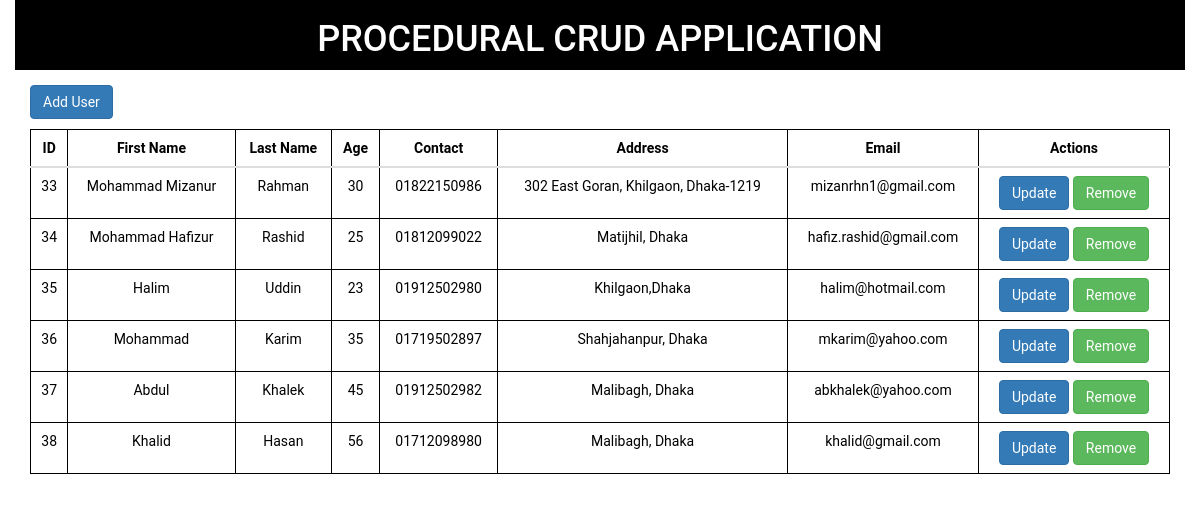
The page / on the database its author committed.
### tables this page shows
CREATE TABLE `users` (
  `id` int(11) NOT NULL,
  `fname` varchar(255) NOT NULL,
  `lname` varchar(255) NOT NULL,
  `age` varchar(255) NOT NULL,
  `contact` varchar(255) NOT NULL,
  `address` varchar(255) NOT NULL,
  `email` varchar(255) NOT NULL,
  `active` int(11) NOT NULL DEFAULT '0'
);

### index.php (the view)
<?php require_once("actions/db_connect.php"); ?>
<?php include("inc/header.php"); ?>
<body>
	<div class="container heading-bg">
		<div class="row">
			<div class="col-md-12 text-center">
				<h1>PROCEDURAL CRUD APPLICATION</h1>
			</div>
		</div>
	</div>
	<div class="container pagebody">
		<div class="row">
			<div class="col-md-12">
				<div class="addUser">
					<a href="create.php" class="btn btn-primary">Add User</a>
				</div>
				<table class="table">
				    <thead>
				      <tr>
				      	<th>ID</th>
				        <th>First Name</th>
				        <th>Last Name</th>
				        <th>Age</th>
				        <th>Contact</th>
				        <th>Address</th>
				        <th>Email</th>
				        <th>Actions</th>
				      </tr>
				    </thead>
				    <tbody>
				    	<?php
				    	 $sql = "SELECT * FROM users WHERE active = 1";
				    	 $result = $dbcon->query($sql);
				    	 if($result->num_rows>0){
				    	 	while($row = $result->fetch_assoc()){
				    	 		echo "<tr>
				    	 		    <td>".$row['id']."</td>
				    	 			<td>".$row['fname']."</td>
				    	 			<td>".$row['lname']."</td>
				    	 			<td>".$row['age']."</td>
				    	 			<td>".$row['contact']."</td>
				    	 			<td>".$row['address']."</td>
				    	 			<td>".$row['email']."</td>
				    	 			<td>
				    	 			<a href='edit.php?id=".$row['id']."' class='btn btn-primary'>Update</a>
				    	 			<a href='remove.php?id=".$row['id']."' class='btn btn-success'>Remove</a>
				    	 			</td>
				    	 		</tr>";
				    	 	}
				    	 }
				    	?>
				    </tbody>
				  </table>
			</div>
		</div>
	</div>
<?php include("inc/footer.php"); ?>

### inc/header.php (shortened to what this page needs)
<!DOCTYPE html>
<html>
<head>
	<link rel="stylesheet" type="text/css" href="assets/css/bootstrap.min.css" >
	<link rel="stylesheet" type="text/css" href="assets/css/style.css">
</head>

### inc/footer.php (shortened to what this page needs)
</body>
</html>

### assets/css/style.css (style rules this page uses)
body { font-size: 14px; color:#000; font-family: 'Roboto', sans-serif; }
h1,h2,h3,h4,h5,h6 { font-family: 'Roboto', sans-serif; }
.heading-bg { background-color: #000; color: #fff; margin-bottom: 15px; }
.pagebody { background-color: #fff; color: #000; }
.addUser { padding: 0px 0px 10px 0px; }
thead,tbody,tr,th,td { border: 1px solid #000; text-align: center; }

### rows shown on the page
users: id "33", fname "Mohammad Mizanur", lname "Rahman", age "30", contact "01822150986", address "302 East Goran, Khilgaon, Dhaka-1219", email "mizanrhn1@gmail.com"
users: id "34", fname "Mohammad Hafizur", lname "Rashid", age "25", contact "01812099022", address "Matijhil, Dhaka", email "hafiz.rashid@gmail.com"
users: id "35", fname "Halim", lname "Uddin", age "23", contact "01912502980", address "Khilgaon,Dhaka", email "halim@hotmail.com"
users: id "36", fname "Mohammad", lname "Karim", age "35", contact "01719502897", address "Shahjahanpur, Dhaka", email "mkarim@yahoo.com"
users: id "37", fname "Abdul", lname "Khalek", age "45", contact "01912502982", address "Malibagh, Dhaka", email "abkhalek@yahoo.com"
users: id "38", fname "Khalid", lname "Hasan", age "56", contact "01712098980", address "Malibagh, Dhaka", email "khalid@gmail.com"
